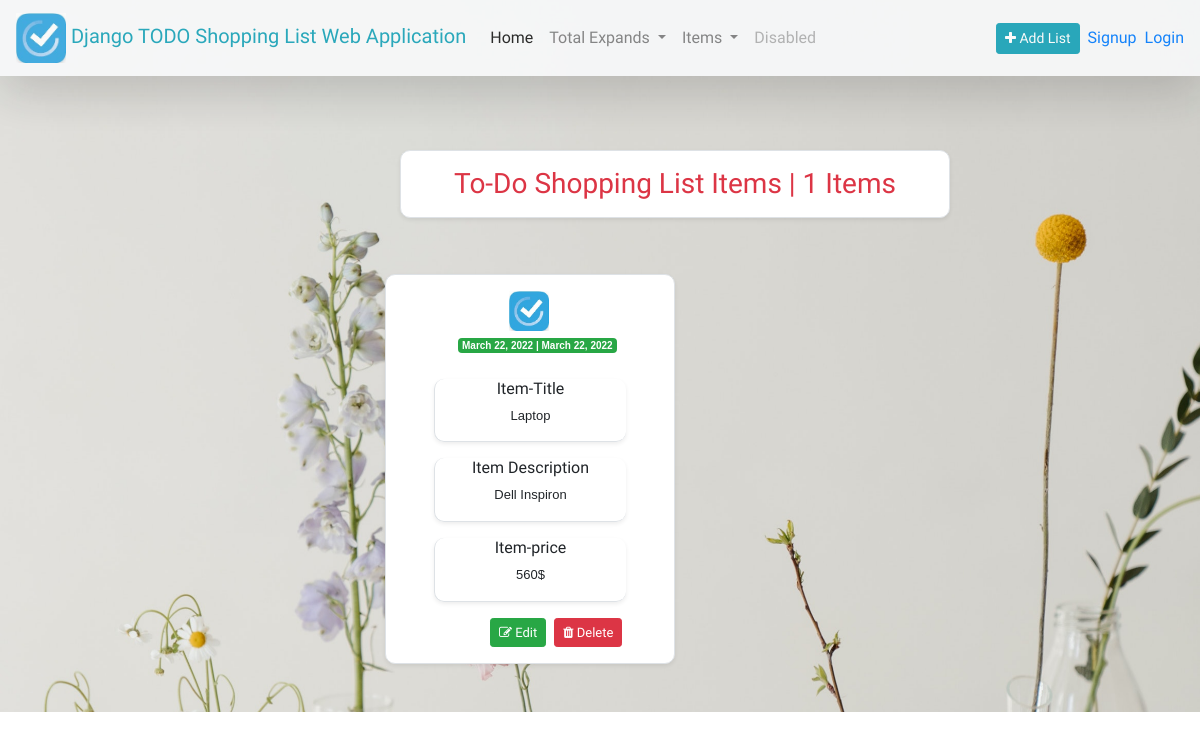
The page / on the database its author committed.
### todoapp/models.py (models this page shows, shortened)
class todolist(models.Model):
    item_title = models.CharField(max_length=100)
    description = models.TextField(max_length=100)
    item_price = models.CharField(max_length=100)
    date = models.DateField()

### todoapp/views.py (the view, shortened to what this page needs)
# urls.py: path('', views.todo, name='todo'),
def todo(request):
    all_items = todolist.objects.all()
    count = todolist.objects.count()
    expand = todolist.objects.values_list('item_price')
    return render(request, 'todo.html', context={'all_items': all_items, 'count': count, 'expand': expand})

### todoapp/templates/todo.html (shortened to what this page needs)
{% load static%}
{% load humanize %}
<!DOCTYPE html>
<html lang="en">
<head>
    <link rel="stylesheet" href="https://stackpath.bootstrapcdn.com/bootstrap/4.4.1/css/bootstrap.min.css">
   <link rel="stylesheet" href="https://stackpath.bootstrapcdn.com/font-awesome/4.7.0/css/font-awesome.min.css">
</head>
<body>
<header>
<nav class="navbar navbar-expand-lg fixed-top shadow-lg navbar-light bg-light" style="opacity:0.9;">
  <a class="navbar-brand text-info" href="#" style="font-family: 'Baloo Bhai 2', cursive;"><img src="{% static 'images/logo.jpg'%}" width="50px;"> Django TODO Shopping List Web Application</a>
  <div class="collapse navbar-collapse" id="navbarSupportedContent">
    <ul class="navbar-nav mr-auto">
      <li class="nav-item active">
        <a class="nav-link" href="#" style="font-family: 'Baloo Bhai 2', cursive;">Home <span class="sr-only">(current)</span></a>
      </li>
     <li class="nav-item dropdown">
        <a class="nav-link dropdown-toggle" style="font-family: 'Baloo Bhai 2', cursive;" href="#" id="navbarDropdown" role="button" data-toggle="dropdown" aria-haspopup="true" aria-expanded="false">
          Total Expands
        </a>
      </li>
      <li class="nav-item dropdown">
        <a class="nav-link dropdown-toggle" style="font-family: 'Baloo Bhai 2', cursive;" href="#" id="navbarDropdown" role="button" data-toggle="dropdown" aria-haspopup="true" aria-expanded="false">
          Items
        </a>
      </li>
      <li class="nav-item">
        <a class="nav-link disabled" style="font-family: 'Baloo Bhai 2', cursive;" href="#" tabindex="-1" aria-disabled="true">Disabled</a>
      </li>
    </ul>
   <button type="button" style="font-family: 'Baloo Bhai 2', cursive;" class="btn btn-info btn-sm" data-toggle="modal" data-target="#exampleModal" data-whatever="@getbootstrap"><i class="fa fa-plus"></i> Add List</button>&ensp;
   <a href="/signup/" style="font-family: 'Baloo Bhai 2', cursive;">Signup</a>&ensp;
   <a href="/login/" style="font-family: 'Baloo Bhai 2', cursive;">Login</a>
  </div>
</nav>
  <div  style="width:950px;padding-top:150px;padding-left:400px;">
<h3 class="border px-5 py-3 text-danger text-center shadow-sm bg-white"  style="font-family: 'Baloo Bhai 2', cursive;border-radius:10px;">To-Do Shopping List Items  {% if count %} | {{count}} Items {% endif %}</h3>
  </div>
  <div class="" style="width:950px;padding-left:400px;">
    <div class="row">
        {% if all_items %}
      {% for items in all_items %}
   <div class="col-sm-6 my-5 border bg-white px-5 py-3 shadow-sm" style="border-radius:10px;width:950px;">
     <img src="{%static 'images/logo.jpg'%}" style="margin-left:75px;" width="40px;"><br>
     <span class="badge badge-success ml-4" style="font-size:10px;font-family:verdana,sans-serif;">{{items.date}} | {{items.date|naturalday}}</span>
     <div class="shadow-sm border-left border-bottom" style="border-radius:10px;">
     <h6 class="text-center mt-4" style="font-family: 'Baloo Bhai 2', cursive;">Item-Title</h6>
     <p style="font-family:verdana,sans-serif;font-size:13px;" class="text-center">{{items.item_title}}</p>
     </div>
     <div class="shadow-sm mt-3 border-left border-bottom" style="border-radius:10px;">
     <h6 class="text-center" style="font-family: 'Baloo Bhai 2', cursive;">Item Description</h6>
     <p style="font-family:verdana,sans-serif;font-size:13px;width:100%;" class="text-center">{{items.description}}</p>
     </div>
    <div class="shadow-sm mt-3 border-left border-bottom" style="border-radius:10px;">
     <h6 class="text-center" style="font-family: 'Baloo Bhai 2', cursive;">Item-price</h6>
     <p style="font-family:verdana,sans-serif;font-size:13px;" class="text-center">{{items.item_price}}&#36;</p>
    </div>
      <div class="ml-5 mt-3 d-flex">
     <button style="font-family:'Baloo Bhai 2', cursive;font-size:13px;" class="btn btn-success ml-2 btn-sm" data-toggle="modal" data-target="#example{{items.id}}" data-whatever="@getbootstrap"><i class="fa fa-edit"></i> Edit</button>
        <form method="post" action="/">{% csrf_token %}
          <button name="delete" style="font-family:'Baloo Bhai 2', cursive;font-size:13px;" class="btn btn-danger ml-2 btn-sm"><i class="fa fa-trash"></i> Delete</button>
        </form>
     </div>
   </div>
{% endfor %}
        {% else %}
        <div class="mt-5" style="margin-left:170px;padding-bottom:400px;">
            <button class="btn btn-info btn-lg" data-toggle="modal" data-target="#exampleModal" data-whatever="@getbootstrap" style="font-family: 'Baloo Bhai 2', cursive;"> <i class="fa fa-plus"></i> Add Items to your List</button>
        </div>
{% endif %}
 </div>
 </div>
</header>
</body>
</html>

### todoapp/templates/todo.html (style rules this page uses)
body { margin:0%; padding:0%; box-sizing:border-box; }
header { background: url("/static/images/back.jpg") no-repeat center center fixed; -webkit-background-size: cover; -moz-background-size: cover; -o-background-size: cover; background-size: cover; }

### rows shown on the page
todolist: date "March 22, 2022", item_title "Laptop", description "Dell Inspiron", item_price "560"

### other values the page prints
{{ count }} "1"
